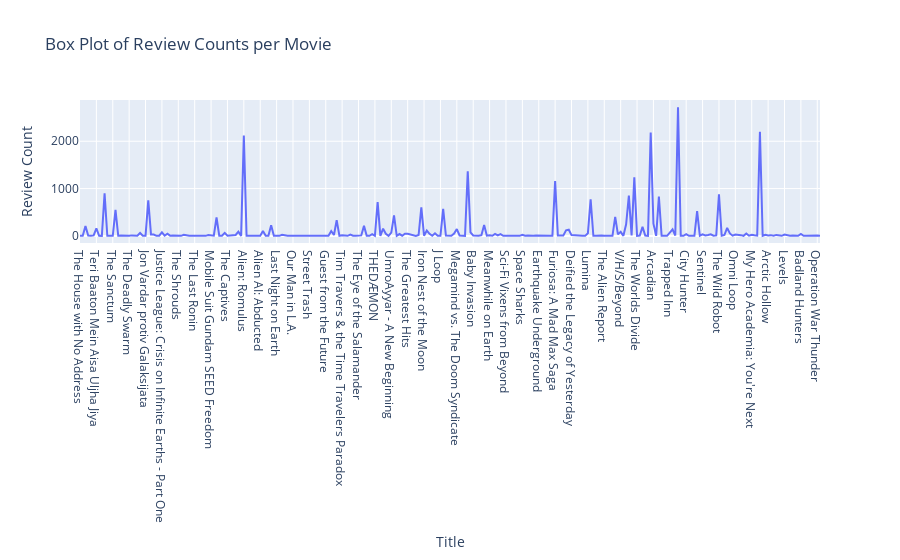

This figure's notebook cell:
### Markdown cell above
### Aggregation via Number of Reviews Per Movie

### Code cell
with open("Final_Data/all_review_information_filtered.json","r") as f:
    info = json.load(f)

review_count_per_movie = {}
upvote_downvote_per_review = {}
for title, reviews in info.items():
    review_count_per_movie[title] = len(reviews)

new_df = pd.DataFrame(columns = ['Title','Number of Reviews'])
new_df['Title'] = list(review_count_per_movie.keys())
new_df['Number of Reviews'] = list(review_count_per_movie.values())
print("=== Raw Plot for Number of Reviews Per Movie ===\n")

fig = px.line(
    new_df,
    x="Title",
    y="Number of Reviews",
    title="Box Plot of Review Counts per Movie",
    labels={"Number of Reviews": "Review Count"}
)
fig.show()

### Figure 1 — Plotly figure (JSON) as saved in the notebook; plotly's stock layout.template omitted (floating-point values rounded to 4 significant figures; data arrays with more than 128 entries replaced by an {"elided": "..."} marker saying what was removed)
{"data": [{"hovertemplate": "Title=%{x}<br>Review Count=%{y}<extra></extra>", "legendgroup": "", "line": {"color": "#636efa", "dash": "solid"}, "marker": {"symbol": "circle"}, "mode": "lines", "name": "", "orientation": "v", "showlegend": false, "type": "scatter", "x": {"elided": "272 str values"}, "xaxis": "x", "y": {"elided": "272 int values"}, "yaxis": "y"}], "layout": {"legend": {"tracegroupgap": 0}, "title": {"text": "Box Plot of Review Counts per Movie"}, "xaxis": {"anchor": "y", "domain": [0, 1], "title": {"text": "Title"}}, "yaxis": {"anchor": "x", "domain": [0, 1], "title": {"text": "Review Count"}}}}
